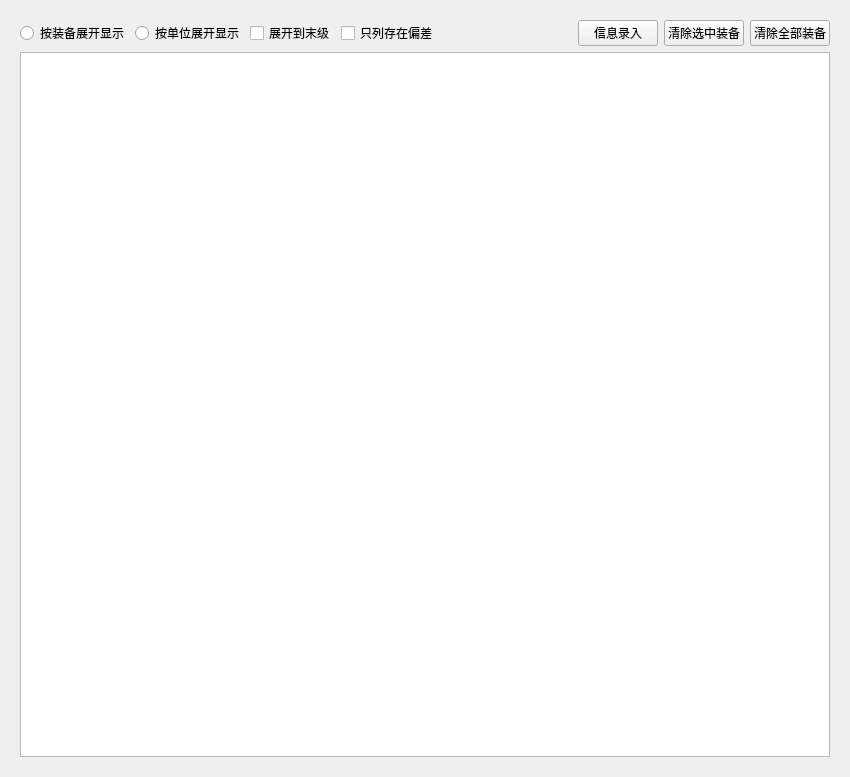
<?xml version="1.0" encoding="UTF-8"?>
<ui version="4.0">
 <class>Form</class>
 <widget class="QWidget" name="Form">
  <property name="geometry">
   <rect>
    <x>0</x>
    <y>0</y>
    <width>850</width>
    <height>777</height>
   </rect>
  </property>
  <property name="windowTitle">
   <string>Form</string>
  </property>
  <layout class="QVBoxLayout" name="verticalLayout">
   <item>
    <widget class="QWidget" name="widget" native="true">
     <layout class="QVBoxLayout" name="verticalLayout_2">
      <item>
       <layout class="QHBoxLayout" name="horizontalLayout_2">
        <item>
         <widget class="QRadioButton" name="rb_equipShow">
          <property name="text">
           <string>按装备展开显示</string>
          </property>
         </widget>
        </item>
        <item>
         <widget class="QRadioButton" name="rb_unitShow">
          <property name="text">
           <string>按单位展开显示</string>
          </property>
         </widget>
        </item>
        <item>
         <widget class="QCheckBox" name="cb_showLast">
          <property name="text">
           <string>展开到末级</string>
          </property>
         </widget>
        </item>
        <item>
         <widget class="QCheckBox" name="cb_showDistence">
          <property name="text">
           <string>只列存在偏差</string>
          </property>
         </widget>
        </item>
        <item>
         <spacer name="horizontalSpacer">
          <property name="orientation">
           <enum>Qt::Horizontal</enum>
          </property>
          <property name="sizeHint" stdset="0">
           <size>
            <width>40</width>
            <height>20</height>
           </size>
          </property>
         </spacer>
        </item>
        <item>
         <widget class="QPushButton" name="pb_insert">
          <property name="text">
           <string>信息录入</string>
          </property>
         </widget>
        </item>
        <item>
         <widget class="QPushButton" name="pb_clearCheck">
          <property name="text">
           <string>清除选中装备</string>
          </property>
         </widget>
        </item>
        <item>
         <widget class="QPushButton" name="pb_clearAll">
          <property name="text">
           <string>清除全部装备</string>
          </property>
         </widget>
        </item>
       </layout>
      </item>
      <item>
       <widget class="QTableWidget" name="tw_inquiryResult">
        <property name="sizePolicy">
         <sizepolicy hsizetype="Preferred" vsizetype="Expanding">
          <horstretch>0</horstretch>
          <verstretch>0</verstretch>
         </sizepolicy>
        </property>
       </widget>
      </item>
     </layout>
    </widget>
   </item>
  </layout>
 </widget>
 <resources/>
 <connections/>
</ui>
